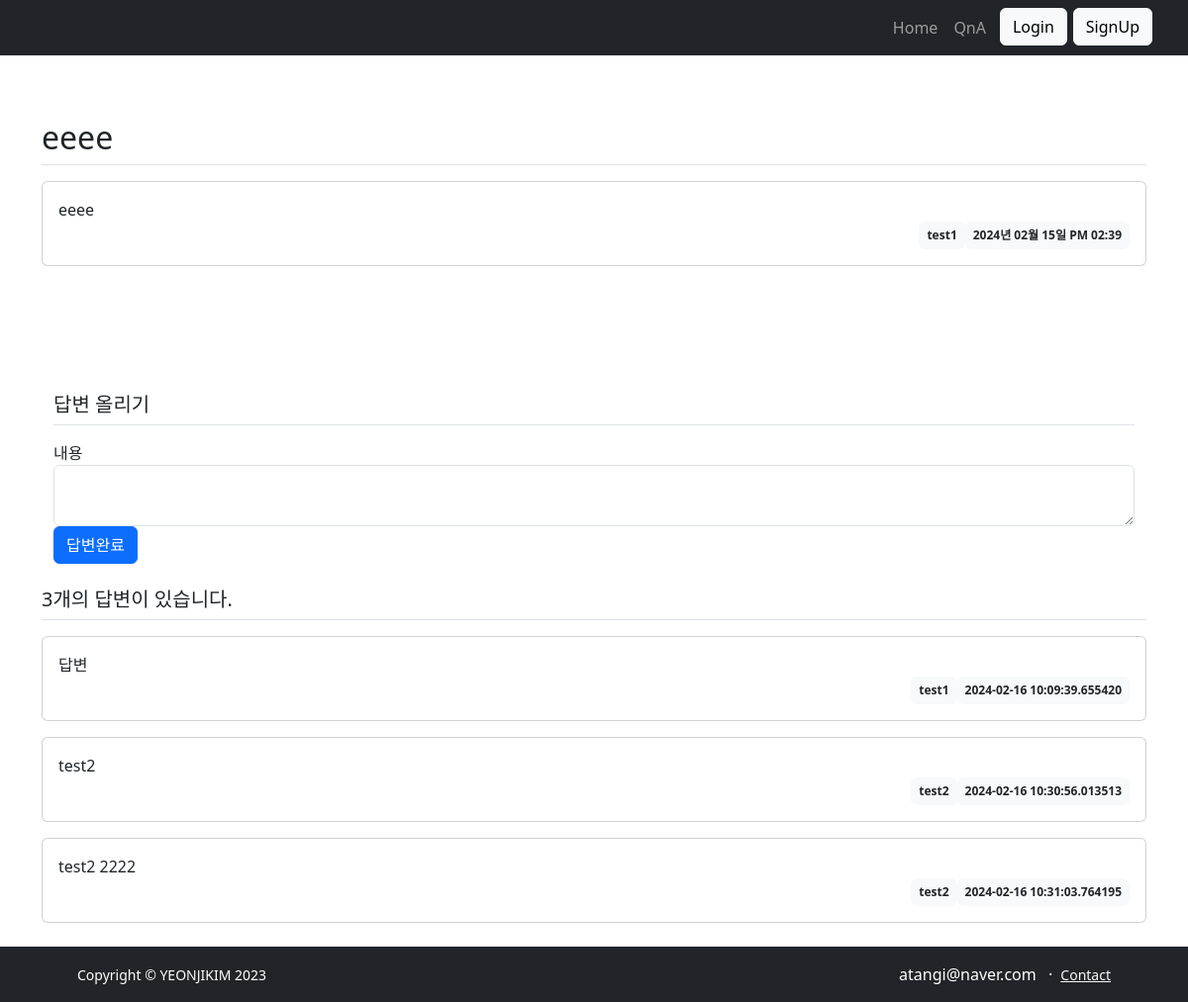
The page /board/detail/118 on the database as committed earlier.
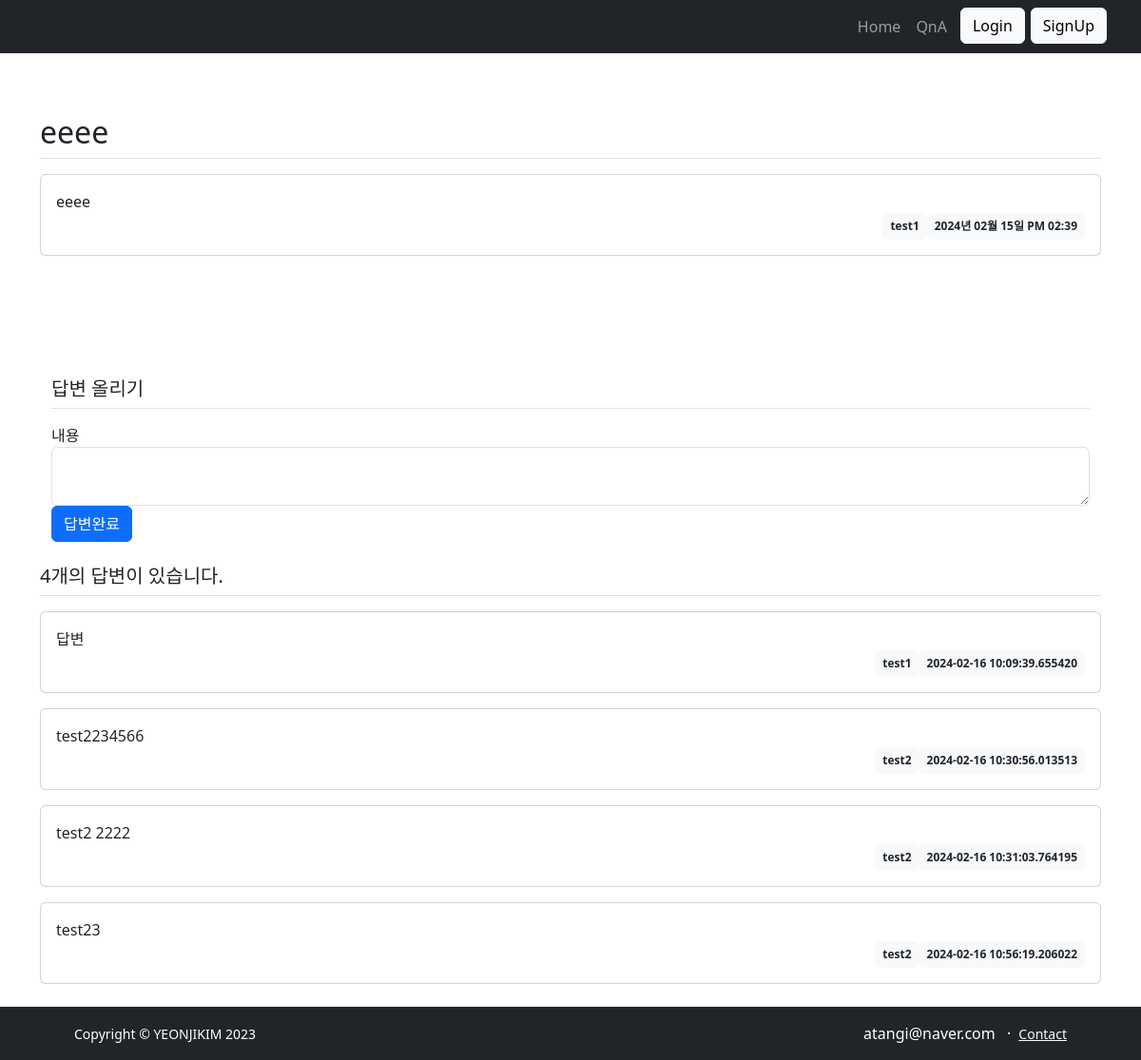
The same page on the database as committed later.
### test/models.py (models this page shows)
class Question(db.Model):
    id = db.Column(db.Integer, primary_key=True)
    subject = db.Column(db.String(200), nullable=False)
    content = db.Column(db.Text(), nullable=False) # 텍스트가 길이 무제한
    create_date = db.Column(db.DateTime(), nullable=False)
    user_id = db.Column(db.Integer, db.ForeignKey('user.id', ondelete='CASCADE'), nullable=False)
    user = db.relationship('User', backref=db.backref('question_set'))

class User(db.Model):
    id = db.Column(db.Integer, primary_key=True)
    username = db.Column(db.String(8), nullable=False, unique=True)
    password = db.Column(db.String(25), nullable=False)
    email  = db.Column(db.String(200), nullable=False, unique=True)

class Answer(db.Model):
    id = db.Column(db.Integer, primary_key=True)
    question_id = db.Column(db.Integer, db.ForeignKey('question.id', ondelete='CASCADE'))
    question = db.relationship('Question', backref=db.backref('answer_set', cascade="delete"))
    content = db.Column(db.Text(), nullable=False)
    create_date = db.Column(db.DateTime(), nullable=False)
    user_id = db.Column(db.Integer, db.ForeignKey('user.id', ondelete='CASCADE'), nullable=False)
    user = db.relationship('User', backref=db.backref('answer_set'))

### test/views/board_views.py (the view)
@board.route("/detail/<int:question_id>") # question_id 변수로 받은 값을
def post_detail(question_id): # 함수의 파라미터로 전달
    question = Question.query.get_or_404(question_id)
    form = AnswerForm()
    return render_template("question/question_detail.html", question = question,  question_id = question_id, form=form)

### test/forms.py
class AnswerForm(FlaskForm):
    content = TextAreaField('내용', validators=[DataRequired()])

### test/filter.py (called while the page is built)
def format_datetime(value, fmt='%Y년 %m월 %d일 %p %I:%M'):
    return value.strftime(fmt)

### test/views/auth_views.py (called while the page is built)
@auth.before_app_request
def load_logged_in_user():
    user_id = session.get('user_id')
    if user_id is None:
        g.user = None
    else:
        g.user = User.query.get(user_id)
        print(g.user, g.user.username, g.user.password)

### test/templates/question/question_detail.html (shortened to what this page needs)
{% extends 'base.html' %}
{% block content %}
<div class="container my-3">
    <h2 class="border-bottom py-2">{{ question.subject }}</h2>
    <div class="card my-3">
        <div class="card-body">
            <div class="card-text" style="white-space: pre-line;">{{ question.content }}</div>
            <div class="d-flex justify-content-end">
                <div class="badge bg-light text-dark p-2">
                    {{ question.user.username }}
                </div>
                <div class="badge bg-light text-dark p-2">
                    {{ question.create_date | date_time }}
                </div>
            </div>
        </div>
    </div>
    {% include 'answer/answer_form.html' %}
    <h5 class="border-bottom my-3 py-2">{{ question.answer_set|length }}개의 답변이 있습니다.</h5>
    {% for answer in question.answer_set %}
    <div class="card my-3">
        <div class="card-body">
            <div class="card-text" style="white-space: pre-line;">{{ answer.content }}</div>
            <div class="d-flex justify-content-end">
                <div class="badge bg-light text-dark p-2">
                    {{ answer.user.username }}
                </div>
                <div class="badge bg-light text-dark p-2">
                    {{ answer.create_date }}
                </div>
            </div>
        </div>
    </div>
    {% endfor %}
    <br>
    <br>
{% endblock %}

### test/templates/base.html (shortened to what this page needs)
<!DOCTYPE html>
<html lang="en">
<head>
    <link href="https://cdn.jsdelivr.net/npm/bootstrap@5.3.0/dist/css/bootstrap.min.css" rel="stylesheet">
</head>
<body>
    {% include 'navbar.html' %}
{% block content %}{% endblock%}
{% include 'footer.html' %}
</body>
</html>

### test/templates/navbar.html (shortened to what this page needs)
<div id="header" class="py-5">
    <nav class="navbar navbar-expand-lg navbar-dark bg-dark sticky-top">
        <div class="container px-5">
            <div class="collapse navbar-collapse" id="navbarSupportedContent">
                <ul class="navbar-nav ms-auto mb-2 mb-lg-0">
                    <li class="nav-item"><a class="nav-link" href="{{ url_for( 'main.index')}}">Home</a></li>
                    <li class="nav-item"><a class="nav-link" href="{{ url_for( 'board.post_list' )}}">QnA</a></li>
                    {% if g.user %}
                    <li class="nav-item">/<a class="btn btn-light" href="{{ url_for('auth.logout') }}">Logout</a></li>
                    {% else %}
                    <li class="nav-item">/<a class="btn btn-light" href="{{ url_for('auth.login') }}">Login</a></li>
                    <li class="nav-item">/<a class="btn btn-light" href="{{ url_for('auth.signup') }}">SignUp</a></li>
                    {% endif %}
                </ul>
            </div>
        </div>
    </nav>
</div>

### test/templates/answer/answer_form.html (shortened to what this page needs)
{% extends 'base.html' %}
{% block content %}
<div class="container">
    <h5 class="my-3 border-bottom pb-2">답변 올리기</h5>
        <form method="post" class="my-3">
        {{ form.content.label }}
        {{ form.content(class="form-control") }}
        <button type="submit" class="btn btn-primary">답변완료</button>
    </form>
</div>
{% endblock %}

### test/templates/footer.html
<div id="footer" class="bg-dark py-3 mt-auto">
    <div class="container px-5">
        <div class="row align-items-center justify-content-between flex-column flex-sm-row">
            <div class="col-auto"><div class="small m-0 text-white">Copyright &copy; YEONJIKIM 2023</div></div>
            <div class="col-auto">
                <span class="text-white mx-1">atangi@naver.com</span>
                <span class="text-white mx-1">&middot;</span>
                <a class="link-light small" href="mailto:atangi@naver.com">Contact</a>
            </div>
        </div>
    </div>
</div>

### test/templates/base.html (style rules this page uses)
.navbar { overflow: hidden; background-color: #333; position: fixed; top: 0; width: 100%; }
#footer { overflow: hidden; background-color: #333; position: fixed; bottom: 0; left: 0; width: 100%; }

Rows that differ between the two databases and show on the page:
changed Answer: content "test2" → "test2234566"
added Answer: content "test23", user.username "test2", create_date "2024-02-16 10:56:19.206022"
Other text that changed with them:
{{ question.answer_set|length }}: "3" → "4"
